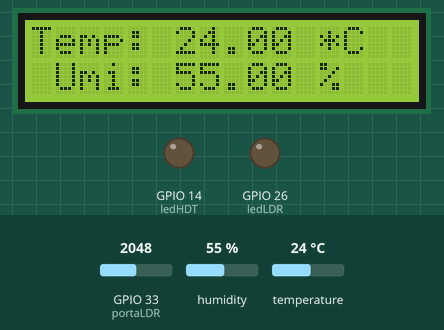
A sketch run on a simulated ESP32. Shown: 16×2 character LCD, output pins drawn as LEDs (lit = HIGH). The test bench sets the inputs (shaded band); at power-on: humidity 55 %, GPIO 33 (portaLDR) = 2048, temperature 24 °C. What the sketch prints to the serial monitor is not drawn.

Above: at 2.6 s.
2.7 s: humidity set to 31 %
At 6.1 s:
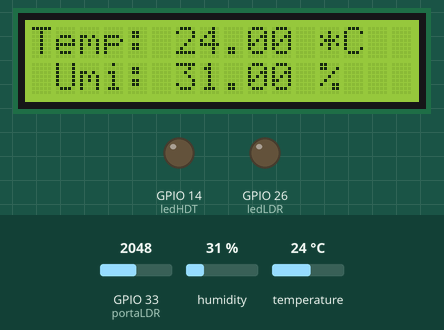
6.5 s: humidity set to 28 %
At 9.1 s:
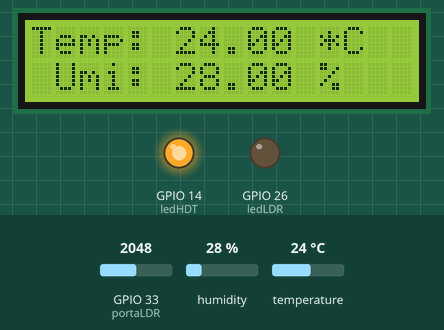
9.6 s: GPIO 33 (portaLDR) set to 3041
11.8 s: GPIO 33 (portaLDR) set to 3102
At 13.0 s:
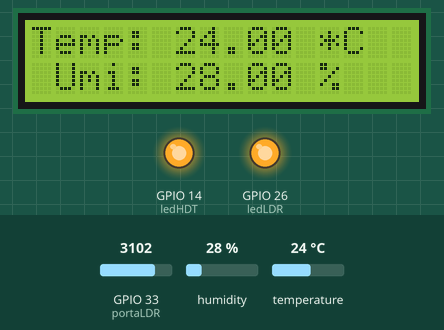
13.9 s: humidity set to 40 %
At 16.5 s:
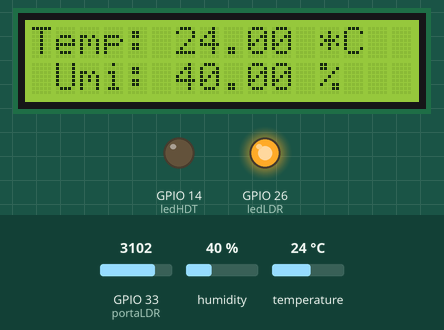
17.1 s: temperature set to 12 °C
At 19.5 s:
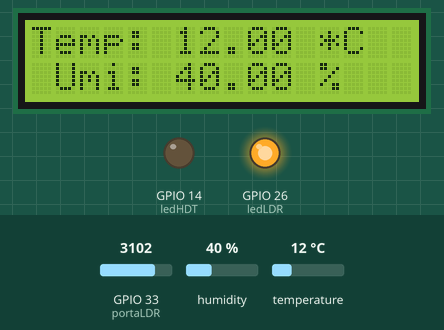
Timing chart, 0 to 21.0 s (numbered marks = the images above; inputs shaded):
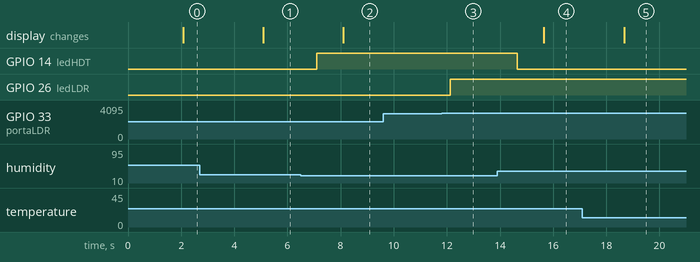

Measured:
- the behaviour switches between 30 and 29 % on humidity (found by bisection; images 1 and 2)
- the behaviour switches between 3072 and 3073 on GPIO 33 (portaLDR) (found by bisection; images 2 and 3)
- after the input at 2.7 s, the display: changes after 2.4 s (image 1)
- after the input at 6.5 s, GPIO 14 (ledHDT): LOW → HIGH after 0.60 s; the display: changes after 1.6 s (image 2)
- after the input at 9.6 s, every drawn part: stays the same
- after the input at 11.8 s, GPIO 26 (ledLDR): LOW → HIGH after 0.33 s
- after the input at 13.9 s, GPIO 14 (ledHDT): HIGH → LOW after 0.75 s; the display: changes after 1.8 s (image 4)
- after the input at 17.1 s, the display: changes after 1.6 s (image 5)

The sketch:

Trabalho2.ino
```cpp
//--------LCD------------
#include <Arduino.h>
#include <LiquidCrystal.h> // biblioteca Liquid Crystal
LiquidCrystal lcd(16, 17, 5, 18, 19, 21); // pinos do LCD - RS E D4 D5 D6 D7

//-------LDR--------

#define portaLDR 33
#define ledLDR 26 // define pino digital D13
int Leitura = 0; // variavel inteiro igual a zero
float VoltageLDR; // variavel numero fracionario
float ResLDR; // variavel numero fracionario

//--------DHT11----------
#include <Adafruit_Sensor.h> // Biblioteca DHT Sensor Adafruit4
#include <DHT.h>
#include <DHT_U.h>
#define DHTTYPE DHT11 // Sensor DHT11
#define DHTPIN 27 // Pino do Arduino no Sensor (Data)
#define ledHDT 14 //led no pino 11
DHT_Unified dht(DHTPIN, DHTTYPE);// configurando o Sensor DHT - pino e tipo
uint32_t delayMS = 500; // variável para atraso no tempo
float temp = 0;
float umi = 0;

#define PinButton 35
//----------SETUP------
void setup() {
  // put your setup code here, to run once:
  Serial.begin(9600); // monitor serial 9600 bps
  dht.begin(); // inicializa a função
  sensor_t sensor;
  lcd.begin(16, 2); // inicializa LCD 16x2
  pinMode(ledLDR, OUTPUT);
  pinMode(ledHDT, OUTPUT);
  delay(500); // atraso de 0,5 segundos
  pinMode(PinButton, INPUT);
}

//-------LOOP---------
void loop() {
  // put your main code here, to run repeatedly:
  DHT();
  LDR();
  LCD();
}
```

DHT11.ino
```cpp
void DHT(){
  delay(delayMS); // atraso entre as medições
  sensors_event_t event; // inicializa o evento da Temperatura

  dht.temperature().getEvent(&event); // faz a leitura da Temperatura

  temp = event.temperature;

   if (isnan(event.temperature)) // se algum erro na leitura
  {
  Serial.println("Erro na leitura da Temperatura!");
  }

  else // senão
  {

  Serial.print("Temperatura: "); // imprime a Temperatura
  Serial.print(event.temperature);
  Serial.println(" *C");
  }

  dht.humidity().getEvent(&event); // faz a leitura de umidade]

  umi=event.relative_humidity;

  if (isnan(event.relative_humidity)) // se algum erro na leitura
  {
    Serial.println("Erro na leitura da Umidade!");
  }

  else // senão
  {
    Serial.print("Umidade: "); // imprime a Umidade
    Serial.print(event.relative_humidity);
    Serial.println(" %");
  }

  if (event.temperature < 30.00 ) // se a tensão LDR maior do que limiar
  {
    digitalWrite(ledHDT, HIGH); // liga LED com 5V
  }
  else // senão a tensão LDR < limiar
  {
    digitalWrite(ledHDT, LOW); // desliga LED com 0V
  }
  delay(500); // atraso de 500 milisegundos
}
```

LDR.ino
```cpp
void LDR()
{
  Leitura = analogRead(portaLDR); // leitura da tensão no pino analogico A0
  VoltageLDR = Leitura * (5.0/1024); // calculo da tensão no LDR
  Serial.print("Leitura sensor LDR = "); // imprime no monitor serial
  Serial.println(VoltageLDR); // imprime a tensão do LDR

  if (VoltageLDR > 15) // se a tensão LDR maior do que limiar
    digitalWrite(ledLDR, HIGH); // liga LED com 5V
  else // senão a tensão LDR < limiar
    digitalWrite(ledLDR, LOW); // desliga LED com 0V
  delay(500);
 }
```

LCD.ino
```cpp
 void LCD(){

  lcd.setCursor(0, 0);
    if (isnan(temp)){
     lcd.println("Erro na leitura da Temperatura!");
    }
    else
    {
      lcd.print("Temp: "); // imprime a Temperatura
      lcd.print(temp);
      lcd.println(" *C  ");
    }
  lcd.setCursor(1, 1);
  if (isnan(umi)){
    lcd.println("Erro na leitura da Umidade!");
  }
  else
  {
    lcd.print("Umi: "); // imprime a Umidade
    lcd.print(umi);
    lcd.println(" %   ");
  }

 }
```
